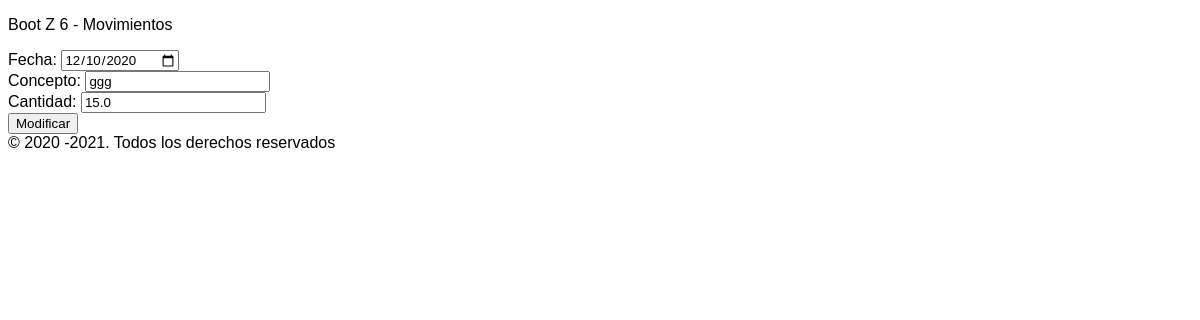
The page /modifica/6 on the database as committed earlier.
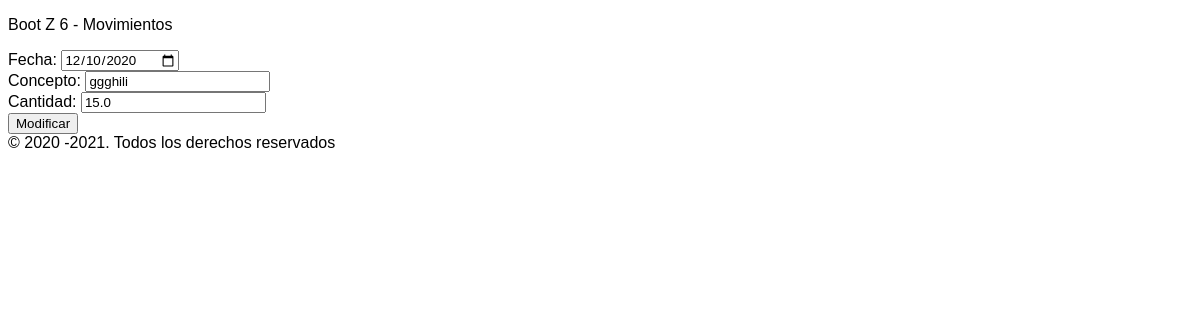
The same page on the database as committed later.
### tables this page shows
CREATE TABLE "movimientos" (
	"id"	INTEGER,
	"concepto"	TEXT NOT NULL,
	"fecha"	TEXT NOT NULL,
	"cantidad"	REAL NOT NULL,
	PRIMARY KEY("id" AUTOINCREMENT)
);

### movements/views.py (the view, shortened to what this page needs)
@app.route("/modifica/<id>", methods=['GET', 'POST'])
def modificaIngreso(id):
    conn = sqlite3.connect(DBFILE)
    c = conn.cursor()
    if request.method == 'GET':
        registro = consulta('SELECT fecha, concepto, cantidad, id FROM movimientos where id = ?', (id,))[0]
        return render_template("modifica.html", registro=registro)

### movements/views.py (called while the page is built)
def consulta(query, params=()):
    conn = sqlite3.connect(DBFILE)
    c = conn.cursor()
    '''
    'SELECT * FROM TABLA' -> [(),(), (),]
    'SELECT * FROM TABLA VACIA ' -> []
    'INSERT ...' -> []
    'UPDATE ...' -> []
    'DELETE ...' -> []
    '''
    c.execute(query, params)
    conn.commit()
    filas = c.fetchall()
    print(filas)
    conn.close()
    if len(filas) == 0:
        return filas
    columnNames = []
    for columnName in c.description:
        columnNames.append(columnName[0])
    listaDeDiccionarios = []
    for fila in filas:
        d = {}
        for ix, columnName in enumerate(columnNames):
            d[columnName] = fila[ix]
        listaDeDiccionarios.append(d)
    return listaDeDiccionarios

### movements/templates/modifica.html (shortened to what this page needs)
{% extends 'base.html' %}
{% block mi_precioso_bloque_de_formato %}
<form action="/modifica/{{registro['id']}}" method="post">
            <div class="field">
        <label for="fecha">Fecha:</label>
        <input type="date" name="fecha" required value="{{registro['fecha']}}">
    </div>
    <div class="field">
        <label for="concepto">Concepto:</label>
        <input type="text" name="concepto" value="{{registro['concepto']}}">
    </div>
    <div class="field">
        <label for="cantidad">Cantidad:</label>
        <input type="number" name="cantidad" step="0.01" value="{{registro['cantidad']}}">
    </div>
    <div class="field">
        <input type="submit" value="Modificar">
    </div>
</form>
{%  endblock %}

Rows that differ between the two databases and show on the page:
changed movimientos: concepto "ggg" → "ggghili"
